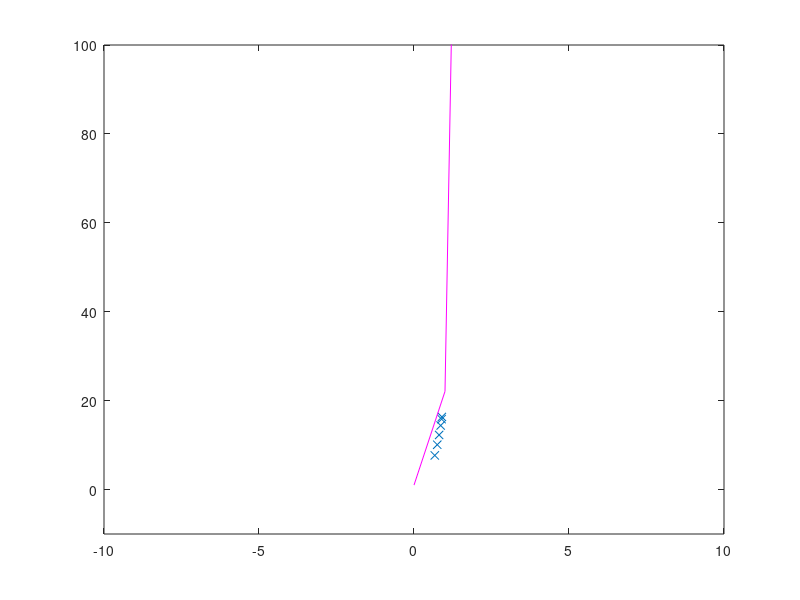

Source code (MATLAB):
%Ejercicio 2:
%b:
x=[90,86,67,89,81,75]';
y=[62,45,40,55,64,53]';
coefs=polyfit(x,y,1);
xr=[40:100];
yr=polyval(coefs,xr);
plot(x,y,'r+');hold on;
plot(xr,yr,'b-');hold off;
axis([40 95 30 95]);

%f:
x=[90,86,67,89,81,75]';
y=[62,45,40,55,64,53]';
coefs=polyfit(x,y,2);
xr=[40:100];
yr=polyval(coefs,xr);
plot(x,y,'r+');hold on;
plot(xr,yr,'b-');hold off;
axis([40 95 30 95]);

%g:
x=[90,86,67,89,81,75]';
y=[62,45,40,55,64,53]';
plot(x,y,'x');hold on;
axis([40 95 30 95]);
coefs=polyfit(x,y,3);
xr=60:0.01:100;
yr=polyval(coefs,xr);
plot(xr,yr,'r-');hold off;

%h:
x=[90,86,67,89,81,75]';
y=[62,45,40,55,64,53]';
y=1./(y.*y);
ys=log(y);
coefs=polyfit(x,ys,1);
B=coefs(1);
A=exp(coefs(2));
xr=[60:100];
yr=A*exp(B*xr);
plot(x,y,'x');hold on;
plot(xr,yr,'m-');hold off;

%i:
x=[90,86,67,89,81,75]';
y=[62,45,40,55,64,53]';
x=x/100;
y=3*x.*exp(2*x);
ys=log(y./x);
coefs=polyfit(x,ys,1);
A=coefs(1);
B=exp(coefs(2));
xr=[0:100];
yr=A*xr+exp(B*xr);
plot(x,y,'x');hold on;
axis([-10 10 -10 100]);
plot(xr,yr,'m-');hold off;

%En H e I, no logro realizar el ajuste polinomico, solo me sale el lineal y
%no encuentro una manera de solventarlo.



